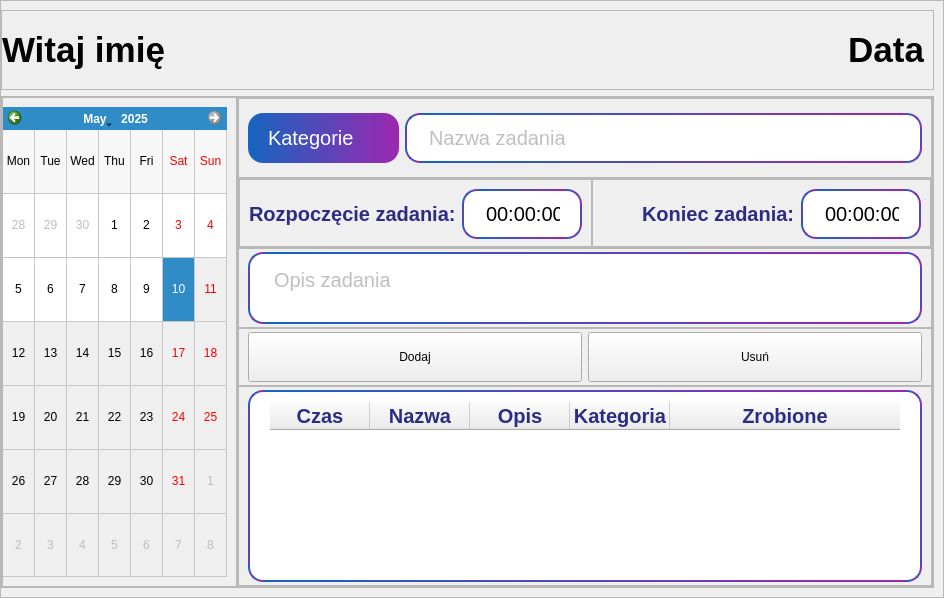
         <widget class="QWidget" name="str_kalendarz">
          <property name="font">
           <font>
            <pointsize>30</pointsize>
            <weight>75</weight>
            <bold>true</bold>
           </font>
          </property>
          <property name="styleSheet">
           <string notr="true">#lblSrt, #lblEnd {
	color: #2c2c84;
	font-weight: bold;
	font-size: 20px;
	border-color:#019bff;
}

#lblN, #lblD {
	font-weight: bold;
	font-size: 35px;
	border-color:#019bff;
}

#leTaskDescription {
	padding: 10px 20px; /* Wielkość przycisku */
	border-radius: 15px; /* Zaokrąglenie krawędzi */
	font-size: 20px;
	background-color: palette(base);
	color: grey;
	border: 2px solid qlineargradient(x1:0, y1:0, x2:1, y2:0, stop:0 #1565C0, stop:1 #9C27B0); /* Border with gradient color */
}

#leTaskName {
	color: grey;
	font-size: 20px;
	padding: 10px 20px; /* Wielkość przycisku */
	border-radius: 15px; /* Zaokrąglenie krawędzi */
	border: 2px solid qlineargradient(x1:0, y1:0, x2:1, y2:0, stop:0 #1565C0, stop:1 #9C27B0); /* Border with gradient color */
}
#leTaskName:pressed{
	color: black;
}
#cmbStates {
	padding: 10px 40px 10px 20px; /* Adjust padding as needed */
	border-radius: 15px; /* Round the corners */
	font-size: 20px;
	color: white;
	height:33px;
	background: qlineargradient(x1:0, y1:0, x2:1, y2:0, stop:0 #1565C0, stop:1 #9C27B0);
	background-image: url(&quot;D:/pyqt/pythonProject1/chevron-down.svg&quot;); /* Set the background image */
	background-repeat: no-repeat; /* Prevent image from repeating */
	background-position: right center; /* Position the arrow on the right side */
}

#cmbStates:hover {
	background: qlineargradient(x1:0, y1:0, x2:1, y2:0, stop:0 #9C27B0, stop:1 #1565C0);
	background-image: url(&quot;D:/pyqt/pythonProject1/chevron-down.svg&quot;); /* Set the background image */
	background-repeat: no-repeat; /* Prevent image from repeating */
	background-position: right center; /* Position the arrow on the right side */
}

#cmbStates:pressed {
	background: qlineargradient(x1:0, y1:0, x2:0, y2:1, stop:0 #9C27B0, stop:1 #1565C0);
	background-image: url(&quot;D:/pyqt/pythonProject1/chevron-down.svg&quot;); /* Set the background image */
	background-repeat: no-repeat; /* Prevent image from repeating */
	background-position: right center; /* Position the arrow on the right side */
}

#cmbStates::drop-down {
	width: 0px;
}


QTimeEdit::up-button,
QTimeEdit::down-button {
	width: 0px;
}

QTableWidget {
	padding: 10px 20px; /* Wielkość przycisku */
	border-radius: 15px; /* Zaokrąglenie krawędzi */
	background-color: palette(base);;
	border: 2px solid qlineargradient(x1:0, y1:0, x2:1, y2:0, stop:0 #1565C0, stop:1 #9C27B0); /* Border with gradient color */
	color: #2c2c84;
	font-size: 15px;
}

QCalendarWidget {
	padding: 10px 20px; /* Wielkość przycisku */
	border-radius: 15px; /* Zaokrąglenie krawędzi */
	background-color: palette(base);;
	border: 2px solid qlineargradient(x1:0, y1:0, x2:1, y2:0, stop:0 #1565C0, stop:1 #9C27B0); /* Border with gradient color */
}

QTableWidget QHeaderView::section {
	font-weight: bold;
	font-size: 20px; /* Change font size */
	color: #2c2c84; /* Change font color */
}

QTimeEdit {
	padding: 10px 20px; /* Wielkość przycisku */
	border-radius: 15px; /* Zaokrąglenie krawędzi */
	font-size: 20px;
	border: 2px solid qlineargradient(x1:0, y1:0, x2:1, y2:0, stop:0 #1565C0, stop:1 #9C27B0); /* Border with gradient color */
	color:black;
}</string>
          </property>
          <layout class="QVBoxLayout" name="verticalLayout_5">
           <property name="spacing">
            <number>0</number>
           </property>
           <property name="leftMargin">
            <number>0</number>
           </property>
           <property name="topMargin">
            <number>0</number>
           </property>
           <property name="rightMargin">
            <number>0</number>
           </property>
           <property name="bottomMargin">
            <number>0</number>
           </property>
           <item>
            <widget class="QFrame" name="kalendarz_wnetrze">
             <property name="font">
              <font>
               <pointsize>30</pointsize>
               <weight>75</weight>
               <bold>true</bold>
              </font>
             </property>
             <property name="frameShape">
              <enum>QFrame::StyledPanel</enum>
             </property>
             <property name="frameShadow">
              <enum>QFrame::Raised</enum>
             </property>
             <layout class="QVBoxLayout" name="verticalLayout_12">
              <property name="leftMargin">
               <number>0</number>
              </property>
              <item>
               <widget class="QFrame" name="kalendarz_top">
                <property name="minimumSize">
                 <size>
                  <width>0</width>
                  <height>80</height>
                 </size>
                </property>
                <property name="maximumSize">
                 <size>
                  <width>16777215</width>
                  <height>80</height>
                 </size>
                </property>
                <property name="font">
                 <font>
                  <pointsize>30</pointsize>
                  <weight>75</weight>
                  <bold>true</bold>
                 </font>
                </property>
                <property name="frameShape">
                 <enum>QFrame::StyledPanel</enum>
                </property>
                <property name="frameShadow">
                 <enum>QFrame::Raised</enum>
                </property>
                <layout class="QHBoxLayout" name="horizontalLayout_6">
                 <property name="leftMargin">
                  <number>0</number>
                 </property>
                 <item>
                  <widget class="QLabel" name="lblN">
                   <property name="minimumSize">
                    <size>
                     <width>400</width>
                     <height>0</height>
                    </size>
                   </property>
                   <property name="maximumSize">
                    <size>
                     <width>400</width>
                     <height>16777215</height>
                    </size>
                   </property>
                   <property name="font">
                    <font>
                     <pointsize>-1</pointsize>
                     <weight>75</weight>
                     <bold>true</bold>
                    </font>
                   </property>
                   <property name="text">
                    <string>Witaj imię</string>
                   </property>
                  </widget>
                 </item>
                 <item>
                  <widget class="QLabel" name="lblD">
                   <property name="text">
                    <string>Data</string>
                   </property>
                   <property name="alignment">
                    <set>Qt::AlignRight|Qt::AlignTrailing|Qt::AlignVCenter</set>
                   </property>
                  </widget>
                 </item>
                </layout>
               </widget>
              </item>
              <item>
               <widget class="QFrame" name="kalendarz_bottom">
                <property name="frameShape">
                 <enum>QFrame::StyledPanel</enum>
                </property>
                <property name="frameShadow">
                 <enum>QFrame::Raised</enum>
                </property>
                <layout class="QHBoxLayout" name="horizontalLayout_8">
                 <property name="spacing">
                  <number>0</number>
                 </property>
                 <property name="leftMargin">
                  <number>0</number>
                 </property>
                 <property name="topMargin">
                  <number>0</number>
                 </property>
                 <property name="rightMargin">
                  <number>0</number>
                 </property>
                 <property name="bottomMargin">
                  <number>0</number>
                 </property>
                 <item>
                  <widget class="QFrame" name="frame_2">
                   <property name="frameShape">
                    <enum>QFrame::StyledPanel</enum>
                   </property>
                   <property name="frameShadow">
                    <enum>QFrame::Raised</enum>
                   </property>
                   <layout class="QVBoxLayout" name="verticalLayout_17">
                    <property name="leftMargin">
                     <number>0</number>
                    </property>
                    <item>
                     <widget class="QCalendarWidget" name="calendarWidget">
                      <property name="sizePolicy">
                       <sizepolicy hsizetype="Expanding" vsizetype="Expanding">
                        <horstretch>1</horstretch>
                        <verstretch>1</verstretch>
                       </sizepolicy>
                      </property>
                      <property name="maximumSize">
                       <size>
                        <width>16777215</width>
                        <height>16777215</height>
                       </size>
                      </property>
                      <property name="minimumDate">
                       <date>
                        <year>2024</year>
                        <month>5</month>
                        <day>10</day>
                       </date>
                      </property>
                      <property name="maximumDate">
                       <date>
                        <year>2025</year>
                        <month>5</month>
                        <day>10</day>
                       </date>
                      </property>
                      <property name="gridVisible">
                       <bool>true</bool>
                      </property>
                      <property name="verticalHeaderFormat">
                       <enum>QCalendarWidget::NoVerticalHeader</enum>
                      </property>
                     </widget>
                    </item>
                   </layout>
                  </widget>
                 </item>
                 <item>
                  <widget class="QFrame" name="tasks">
                   <property name="minimumSize">
                    <size>
                     <width>500</width>
                     <height>0</height>
                    </size>
                   </property>
                   <property name="maximumSize">
                    <size>
                     <width>800</width>
                     <height>16777215</height>
                    </size>
                   </property>
                   <property name="frameShape">
                    <enum>QFrame::StyledPanel</enum>
                   </property>
                   <property name="frameShadow">
                    <enum>QFrame::Raised</enum>
                   </property>
                   <layout class="QVBoxLayout" name="verticalLayout_14">
                    <property name="spacing">
                     <number>0</number>
                    </property>
                    <property name="leftMargin">
                     <number>0</number>
                    </property>
                    <property name="topMargin">
                     <number>0</number>
                    </property>
                    <property name="rightMargin">
                     <number>0</number>
                    </property>
                    <property name="bottomMargin">
                     <number>0</number>
                    </property>
                    <item>
                     <widget class="QFrame" name="dodaj_zadanie">
                      <property name="minimumSize">
                       <size>
                        <width>0</width>
                        <height>80</height>
                       </size>
                      </property>
                      <property name="maximumSize">
                       <size>
                        <width>16777215</width>
                        <height>80</height>
                       </size>
                      </property>
                      <property name="frameShape">
                       <enum>QFrame::StyledPanel</enum>
                      </property>
                      <property name="frameShadow">
                       <enum>QFrame::Raised</enum>
                      </property>
                      <layout class="QHBoxLayout" name="horizontalLayout_17">
                       <property name="topMargin">
                        <number>3</number>
                       </property>
                       <property name="bottomMargin">
                        <number>3</number>
                       </property>
                       <item>
                        <widget class="QComboBox" name="cmbStates">
                         <property name="minimumSize">
                          <size>
                           <width>0</width>
                           <height>50</height>
                          </size>
                         </property>
                         <property name="maximumSize">
                          <size>
                           <width>16777215</width>
                           <height>50</height>
                          </size>
                         </property>
                         <item>
                          <property name="text">
                           <string>Kategorie</string>
                          </property>
                         </item>
                         <item>
                          <property name="text">
                           <string>Praca</string>
                          </property>
                         </item>
                         <item>
                          <property name="text">
                           <string>Szkoła</string>
                          </property>
                         </item>
                         <item>
                          <property name="text">
                           <string>Studia</string>
                          </property>
                         </item>
                         <item>
                          <property name="text">
                           <string>Rekreacja</string>
                          </property>
                         </item>
                        </widget>
                       </item>
                       <item>
                        <widget class="QLineEdit" name="leTaskName">
                         <property name="placeholderText">
                          <string>Nazwa zadania</string>
                         </property>
                        </widget>
                       </item>
                      </layout>
                     </widget>
                    </item>
                    <item>
                     <widget class="QFrame" name="czas">
                      <property name="maximumSize">
                       <size>
                        <width>16777215</width>
                        <height>70</height>
                       </size>
                      </property>
                      <property name="frameShape">
                       <enum>QFrame::StyledPanel</enum>
                      </property>
                      <property name="frameShadow">
                       <enum>QFrame::Raised</enum>
                      </property>
                      <layout class="QHBoxLayout" name="horizontalLayout_18">
                       <property name="spacing">
                        <number>0</number>
                       </property>
                       <property name="leftMargin">
                        <number>0</number>
                       </property>
                       <property name="topMargin">
                        <number>0</number>
                       </property>
                       <property name="rightMargin">
                        <number>0</number>
                       </property>
                       <property name="bottomMargin">
                        <number>0</number>
                       </property>
                       <item>
                        <widget class="QFrame" name="czas_rozpoczecia">
                         <property name="maximumSize">
                          <size>
                           <width>16777215</width>
                           <height>70</height>
                          </size>
                         </property>
                         <property name="frameShape">
                          <enum>QFrame::StyledPanel</enum>
                         </property>
                         <property name="frameShadow">
                          <enum>QFrame::Raised</enum>
                         </property>
                         <layout class="QHBoxLayout" name="horizontalLayout_19">
                          <item>
                           <widget class="QLabel" name="lblSrt">
                            <property name="minimumSize">
                             <size>
                              <width>0</width>
                              <height>50</height>
                             </size>
                            </property>
                            <property name="maximumSize">
                             <size>
                              <width>16777215</width>
                              <height>50</height>
                             </size>
                            </property>
                            <property name="text">
                             <string>Rozpoczęcie zadania:</string>
                            </property>
                           </widget>
                          </item>
                          <item>
                           <widget class="QTimeEdit" name="timeStart">
                            <property name="minimumSize">
                             <size>
                              <width>120</width>
                              <height>50</height>
                             </size>
                            </property>
                            <property name="maximumSize">
                             <size>
                              <width>120</width>
                              <height>50</height>
                             </size>
                            </property>
                           </widget>
                          </item>
                         </layout>
                        </widget>
                       </item>
                       <item>
                        <widget class="QFrame" name="czas_zakonczenia">
                         <property name="maximumSize">
                          <size>
                           <width>16777215</width>
                           <height>70</height>
                          </size>
                         </property>
                         <property name="frameShape">
                          <enum>QFrame::StyledPanel</enum>
                         </property>
                         <property name="frameShadow">
                          <enum>QFrame::Raised</enum>
                         </property>
                         <layout class="QHBoxLayout" name="horizontalLayout_20">
                          <item>
                           <spacer name="horizontalSpacer_2">
                            <property name="orientation">
                             <enum>Qt::Horizontal</enum>
                            </property>
                            <property name="sizeHint" stdset="0">
                             <size>
                              <width>40</width>
                              <height>20</height>
                             </size>
                            </property>
                           </spacer>
                          </item>
                          <item>
                           <widget class="QLabel" name="lblEnd">
                            <property name="minimumSize">
                             <size>
                              <width>0</width>
                              <height>50</height>
                             </size>
                            </property>
                            <property name="maximumSize">
                             <size>
                              <width>16777215</width>
                              <height>50</height>
                             </size>
                            </property>
                            <property name="text">
                             <string>Koniec zadania:</string>
                            </property>
                           </widget>
                          </item>
                          <item>
                           <widget class="QTimeEdit" name="timeEnd">
                            <property name="minimumSize">
                             <size>
                              <width>120</width>
                              <height>50</height>
                             </size>
                            </property>
                            <property name="maximumSize">
                             <size>
                              <width>120</width>
                              <height>50</height>
                             </size>
                            </property>
                           </widget>
                          </item>
                         </layout>
                        </widget>
                       </item>
                      </layout>
                     </widget>
                    </item>
                    <item>
                     <widget class="QFrame" name="opis">
                      <property name="maximumSize">
                       <size>
                        <width>16777215</width>
                        <height>80</height>
                       </size>
                      </property>
                      <property name="frameShape">
                       <enum>QFrame::StyledPanel</enum>
                      </property>
                      <property name="frameShadow">
                       <enum>QFrame::Raised</enum>
                      </property>
                      <layout class="QVBoxLayout" name="verticalLayout_15">
                       <property name="topMargin">
                        <number>3</number>
                       </property>
                       <property name="bottomMargin">
                        <number>3</number>
                       </property>
                       <item>
                        <widget class="QTextEdit" name="leTaskDescription">
                         <property name="maximumSize">
                          <size>
                           <width>16777215</width>
                           <height>80</height>
                          </size>
                         </property>
                         <property name="placeholderText">
                          <string>Opis zadania</string>
                         </property>
                        </widget>
                       </item>
                      </layout>
                     </widget>
                    </item>
                    <item>
                     <widget class="QFrame" name="przyciski">
                      <property name="maximumSize">
                       <size>
                        <width>16777215</width>
                        <height>80</height>
                       </size>
                      </property>
                      <property name="frameShape">
                       <enum>QFrame::StyledPanel</enum>
                      </property>
                      <property name="frameShadow">
                       <enum>QFrame::Raised</enum>
                      </property>
                      <layout class="QHBoxLayout" name="horizontalLayout_9">
                       <property name="topMargin">
                        <number>3</number>
                       </property>
                       <property name="bottomMargin">
                        <number>3</number>
                       </property>
                       <item>
                        <widget class="QPushButton" name="pshBtnDodaj">
                         <property name="minimumSize">
                          <size>
                           <width>0</width>
                           <height>50</height>
                          </size>
                         </property>
                         <property name="text">
                          <string>Dodaj</string>
                         </property>
                        </widget>
                       </item>
                       <item>
                        <widget class="QPushButton" name="pshBtnUsun">
                         <property name="minimumSize">
                          <size>
                           <width>0</width>
                           <height>50</height>
                          </size>
                         </property>
                         <property name="text">
                          <string>Usuń</string>
                         </property>
                        </widget>
                       </item>
                      </layout>
                     </widget>
                    </item>
                    <item>
                     <widget class="QFrame" name="tabela">
                      <property name="frameShape">
                       <enum>QFrame::StyledPanel</enum>
                      </property>
                      <property name="frameShadow">
                       <enum>QFrame::Raised</enum>
                      </property>
                      <layout class="QVBoxLayout" name="verticalLayout_16">
                       <property name="topMargin">
                        <number>3</number>
                       </property>
                       <property name="bottomMargin">
                        <number>3</number>
                       </property>
                       <item>
                        <widget class="QTableWidget" name="tblWidget">
                         <property name="lineWidth">
                          <number>1</number>
                         </property>
                         <property name="midLineWidth">
                          <number>0</number>
                         </property>
                         <property name="editTriggers">
                          <set>QAbstractItemView::NoEditTriggers</set>
                         </property>
                         <attribute name="horizontalHeaderStretchLastSection">
                          <bool>true</bool>
                         </attribute>
                         <column>
                          <property name="text">
                           <string>Czas</string>
                          </property>
                         </column>
                         <column>
                          <property name="text">
                           <string>Nazwa</string>
                          </property>
                         </column>
                         <column>
                          <property name="text">
                           <string>Opis</string>
                          </property>
                         </column>
                         <column>
                          <property name="text">
                           <string>Kategoria</string>
                          </property>
                         </column>
                         <column>
                          <property name="text">
                           <string>Zrobione</string>
                          </property>
                         </column>
                        </widget>
                       </item>
                      </layout>
                     </widget>
                    </item>
                   </layout>
                  </widget>
                 </item>
                </layout>
               </widget>
              </item>
             </layout>
            </widget>
           </item>
          </layout>
         </widget>
